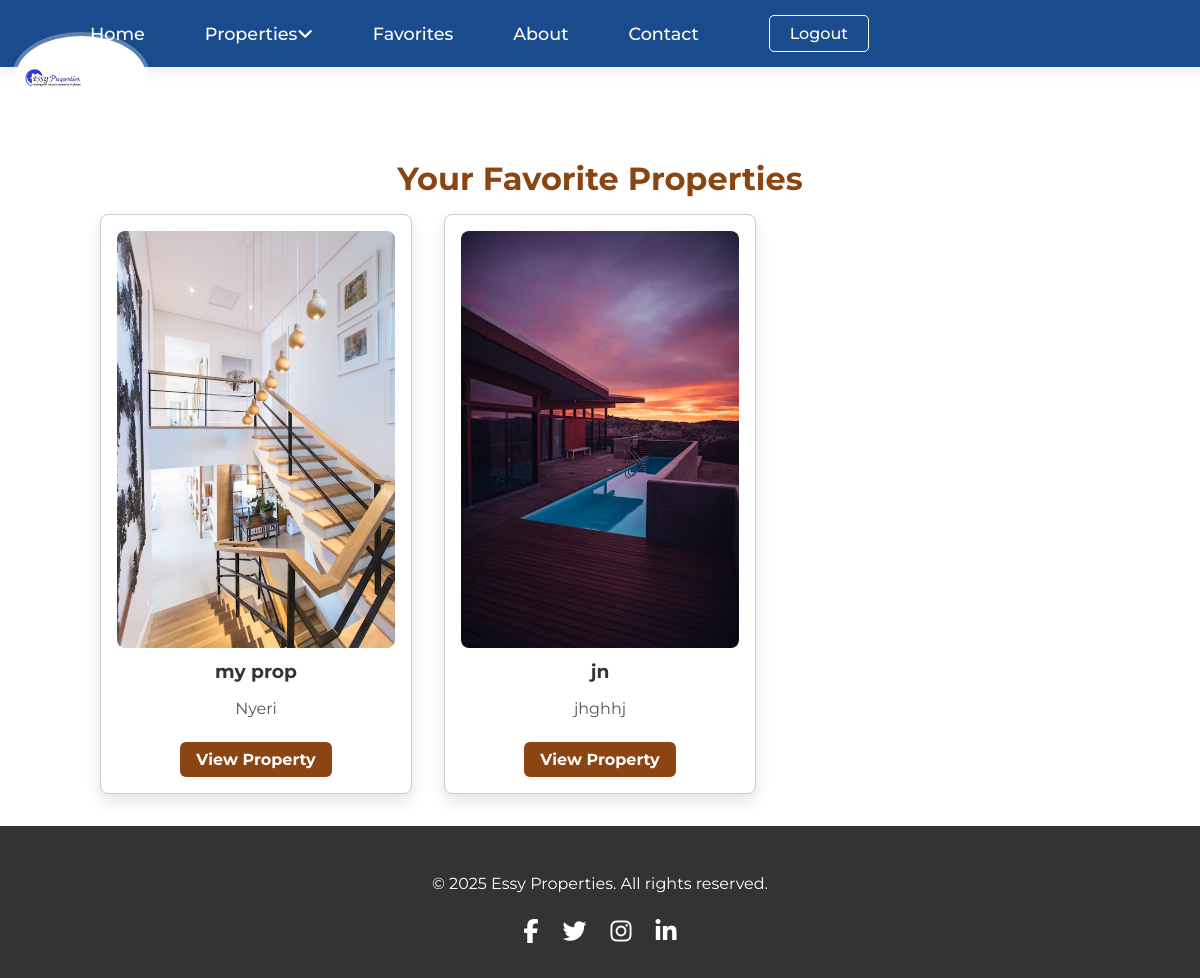
The page /favorites/ (signed in) on the database as committed earlier.
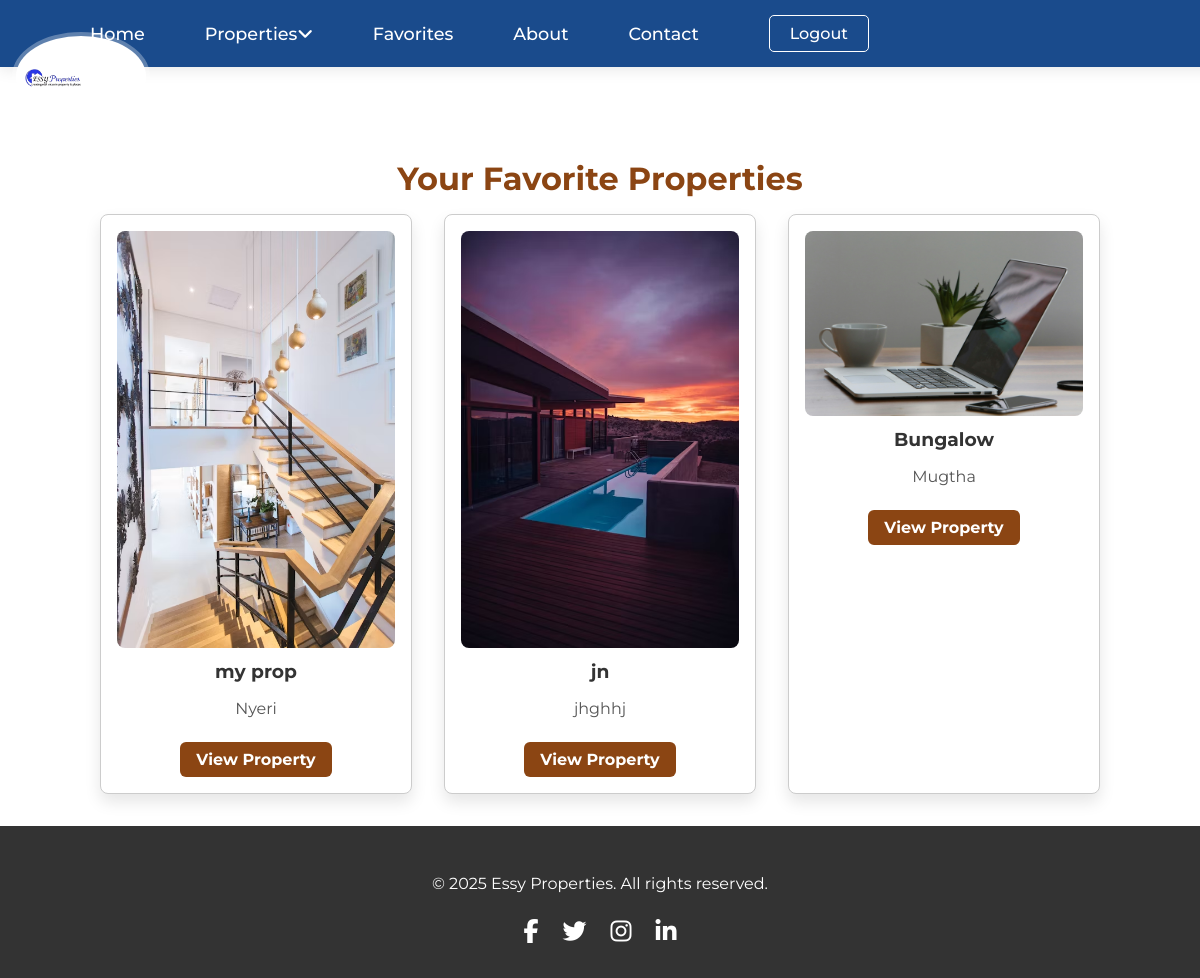
The same page on the database as committed later.
### mainapp/models.py (models this page shows, shortened)
class Favorite(models.Model):
    buyer = models.ForeignKey(User, on_delete=models.CASCADE, related_name='favorites')
    property = models.ForeignKey(Property, on_delete=models.CASCADE, related_name='favorited_by')
    created_at = models.DateTimeField(auto_now_add=True)
    class Meta:
        unique_together = ('buyer', 'property')

class Property(models.Model):
    PROPERTY_TYPES = (
        ('house', 'House'),
        ('apartment', 'Apartment'),
        ('commercial', 'Commercial'),
        ('land', 'Land'),
    )
    seller = models.ForeignKey(SellerProfile, on_delete=models.CASCADE, related_name='properties')
    title = models.CharField(max_length=200)
    description = models.TextField()
    property_type = models.CharField(max_length=50, choices=PROPERTY_TYPES)
    price = models.DecimalField(max_digits=12, decimal_places=2)
    location_address = models.CharField(max_length=255)
    latitude = models.DecimalField(max_digits=9, decimal_places=6, blank=True, null=True)
    longitude = models.DecimalField(max_digits=9, decimal_places=6, blank=True, null=True)
    image_main = models.ImageField(upload_to='mainapp/properties/')
    image_gallery_1 = models.ImageField(upload_to='mainapp/properties/', blank=True, null=True)
    image_gallery_2 = models.ImageField(upload_to='mainapp/properties/', blank=True, null=True)
    image_gallery_3 = models.ImageField(upload_to='mainapp/properties/', blank=True, null=True)
    amenities = models.TextField(blank=True, null=True)
    floor_plan = models.FileField(upload_to='mainapp/floorplans/', blank=True, null=True)
    is_available = models.BooleanField(default=True)
    view_count = models.PositiveIntegerField(default=0)
    created_at = models.DateTimeField(auto_now_add=True)
    updated_at = models.DateTimeField(auto_now=True)

### mainapp/views.py (the view)
# urls.py: path('favorites/', views.view_favorites, name='view_favorites'),
@login_required
def view_favorites(request):
    favs = Favorite.objects.filter(buyer=request.user).select_related('property')
    return render(request, 'mainapp/favorites.html', {'favorites': favs})

### mainapp/templates/mainapp/favorites.html (shortened to what this page needs)
{% extends 'mainapp/base.html' %}
{% load static %}
{% block content %}
<div style="text-align:center; padding:2rem 1rem;">
  <h2 style="color:#8B4513; font-size:2rem; margin-bottom:1rem;">Your Favorite Properties</h2>
  {% if favorites %}
    <div style="max-width:1000px; margin:0 auto; display:grid; grid-template-columns: repeat(auto-fill, minmax(280px, 1fr)); gap:2rem;">
      {% for fav in favorites %}
        <div style="border:1px solid #ccc; padding:1rem; border-radius:8px; background:white; box-shadow:0 8px 16px rgba(0,0,0,0.1);">
          <img src="{{ fav.property.image_main.url }}" alt="{{ fav.property.title }}" style="width:100%; height:auto; border-radius:8px;" />
          <h3 style="margin:0.5rem 0; color:#333;">{{ fav.property.title }}</h3>
          <p style="color:#555;">{{ fav.property.location_address }}</p>
          <a href="{% url 'property_detail' fav.property.pk %}"
             style="display:inline-block; padding:0.5rem 1rem; background:#8B4513; color:white; text-decoration:none; border-radius:6px; font-weight:bold; margin-top:0.5rem;">
             View Property
          </a>
        </div>
      {% endfor %}
    </div>
  {% else %}
    <p style="color:#555; margin-top:2rem;">You have no favorites yet.</p>
  {% endif %}
</div>
{% endblock %}

### mainapp/templates/mainapp/base.html (shortened to what this page needs)
<!DOCTYPE html>
<html lang="en">
<head>
  {% load static %}
  <link href="https://cdnjs.cloudflare.com/ajax/libs/font-awesome/6.5.2/css/all.min.css" rel="stylesheet" />
  <link rel="stylesheet" href="{% static 'mainapp/css/mobile.css' %}">
</head>
<body>
  <div class="navbar-container">
    <div class="logo-container">
      <img src="{% static 'mainapp/images/at_.png' %}" alt="Essy Properties Logo" class="floating-logo" />
    </div>
    <nav class="main-nav">
      <ul class="nav-links">
        <li><a href="{% url 'index' %}">Home</a></li>
        <li class="dropdown">
          <a href="{% url 'property_list' %}" class="dropdown-toggle">Properties <i class="fas fa-angle-down"></i></a>
        </li>
        <li><a href="{% url 'view_favorites' %}">Favorites</a></li>
        <li><a href="{% url 'about' %}">About</a></li>
        <li><a href="{% url 'contact_page' %}">Contact</a></li>
      </ul>
      <div class="auth-buttons">
        {% if request.user.is_authenticated %}
          <a href="{% url 'logout' %}" class="auth-btn login-btn">Logout</a>
        {% else %}
          <button onclick="openModal('login')" class="auth-btn login-btn floating-btn">Login</button>
          <button onclick="openModal('register')" class="auth-btn register-btn floating-btn">Register</button>
        {% endif %}
      </div>
    </nav>
  </div>
  {% block content %}{% endblock content %}
  <footer style="padding:2rem; color:white; background:var(--dark-gray); text-align:center;">
    <div style="max-width:1200px; margin:0 auto;">
      <p>&copy; 2025 Essy Properties. All rights reserved.</p>
      <div style="margin-top:1.5rem; display:flex; gap:1.5rem; justify-content:center;">
        {% if seller_profile.facebook_url %}
          <a href="{{ seller_profile.facebook_url }}" target="_blank" style="color:white; font-size:1.5rem;"><i class="fab fa-facebook-f"></i></a>
        {% else %}
          <a href="#" style="color:white; font-size:1.5rem;"><i class="fab fa-facebook-f"></i></a>
        {% endif %}
        <a href="#" style="color:white; font-size:1.5rem;"><i class="fab fa-twitter"></i></a>
        <a href="#" style="color:white; font-size:1.5rem;"><i class="fab fa-instagram"></i></a>
        <a href="#" style="color:white; font-size:1.5rem;"><i class="fab fa-linkedin-in"></i></a>
      </div>
    </div>
  </footer>
</body>
</html>

### static/mainapp/css/mobile.css (style rules this page uses)
img { max-width: 100%; height: auto; border-radius: 8px; }
body { margin: 0; font-family: Arial, sans-serif; background-color: #fff; color: #333; }
.logo-container { width: 120px; left: 1rem; top: 1rem; position: fixed; z-index: 1000; }
.floating-logo { width: 100%; }
footer { padding: 1rem; background: #333; color: white; text-align: center; }

Rows that differ between the two databases and show on the page:
added Favorite: property.image_main (picture), property "Bungalow", property.location_address "Mugtha"
